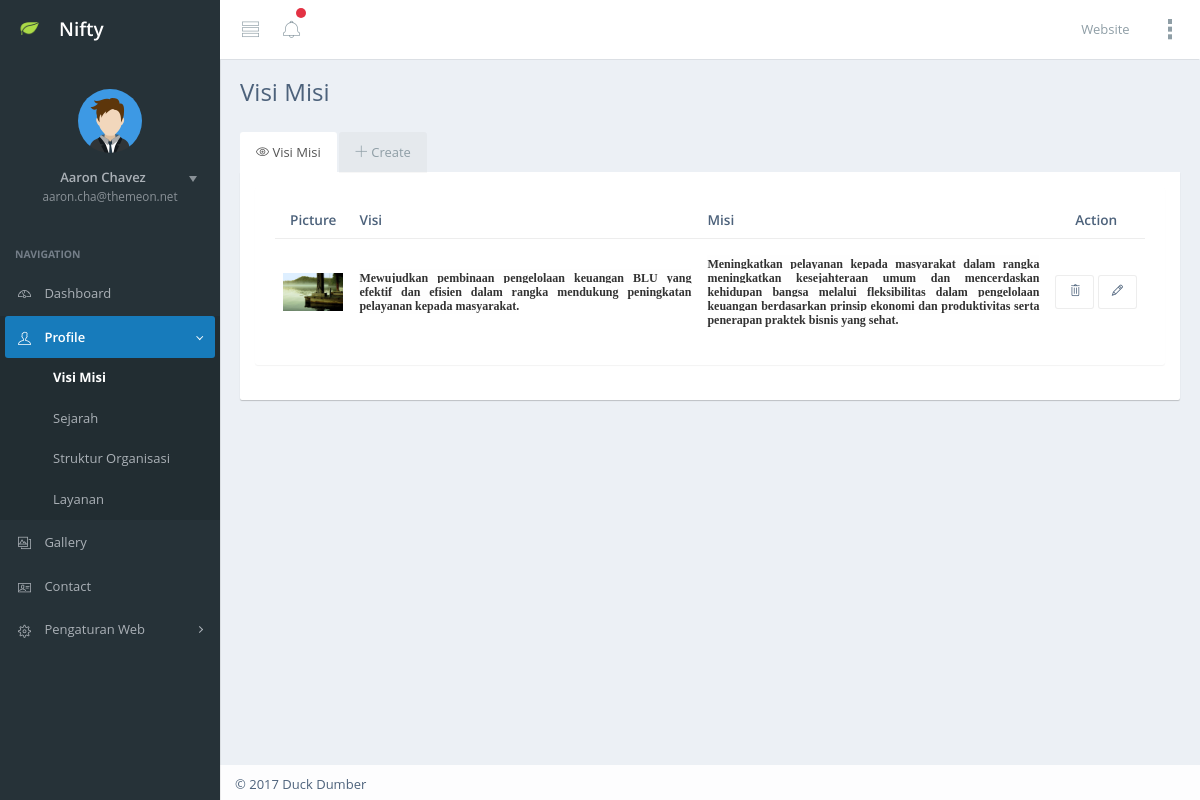
Screenshot of /index.php/admin/visimisi with the database file from the repository.
### tables this page shows
CREATE TABLE `tabel_visimisi` (
  `id_visimisi` int(12) NOT NULL,
  `foto_visimisi` text NOT NULL,
  `visi` text NOT NULL,
  `misi` text NOT NULL,
  `create_at` date NOT NULL,
  `update_at` date NOT NULL
);

### application/libraries/template.php (called while the page is built, shortened)
<?php
	class Template {
		protected $_ci ;
		function __construct()
		{
			$this->_ci = &get_instance();
		}
		public function halamanadmin($konten, $data = NULL)
		{
			$data['header']		= $this->_ci->load->view('admin/v_navbar', $data, TRUE);
			$data['konten'] 	= $this->_ci->load->view( $konten, $data, TRUE);
			$data['sidebar']	= $this->_ci->load->view('admin/v_sidebar',$data, TRUE);
			$data['footer']		= $this->_ci->load->view('admin/v_footer',$data,TRUE);
			$this->_ci->load->view('admin/mainadmin', $data);
		}
	}
?>

### application/controllers/Admin.php (called while the page is built, shortened)
<?php
class Admin extends CI_Controller {
	public function visimisi()
	{
		$data['datavisimisi'] = $this->webmodel->tampilvisimisi();
		$this->template->halamanadmin('admin/v_visimisi',$data);
	}
}

### index.php (called while the page is built, shortened)
<?php
require_once BASEPATH.'core/CodeIgniter.php';

### application/models/Webmodel.php (called while the page is built, shortened)
<?php
class Webmodel extends CI_Model {
  public function tampilvisimisi()
  {
    $query = $this->db->get('tabel_visimisi');
		$datavisimisi = $query->row_array();
		return $datavisimisi;
  }
}

### application/views/admin/v_visimisi.php (the view, shortened to what this page needs)
<div id="content-container">
    <div id="page-head">
        <div id="page-title">
            <h1 class="page-header text-overflow">Visi Misi</h1>
        </div>
        </div>
    <div id="page-content">
      <div class="row">
          <div class="col-lg-12">
              <div class="tab-base">
                  <ul class="nav nav-tabs">
                      <li class="active">
                        <a data-toggle="tab" href="#demo-lft-tab-1">
                            <i class="ti-eye"></i>
                            <span class="menu-title">Visi Misi</span>
                        </a>
                      </li>
                      <li>
                        <a data-toggle="tab" href="#demo-lft-tab-2">
                            <i class="ti-plus"></i>
                            <span class="menu-title">Create</span>
                        </a>
                      </li>
                  </ul>
                  <div class="tab-content">
                      <div id="demo-lft-tab-1" class="tab-pane fade active in">
                          <div class="row">
                              <div class="col-lg-12">
                                  <div class="panel">
                                      <div style="padding-bottom: 0px;" class="panel-body">
                                          <table class="table table-hover table-vcenter">
                                              <thead>
                                                  <tr>
                                                      <th class="min-width">Picture</th>
                                                      <th class="mi-width">Visi</th>
                                                      <th class="mi-width">Misi</th>
                                                      <th class="text-center">Action</th>
                                                  </tr>
                                              </thead>
                                              <tbody>
                                                  <tr>
                                                      <td class="text-center">
                                                        <img class="img-responsive" src="<?php echo base_url('assets/admin/img/penyimpananfoto'.'/'.$datavisimisi['foto_visimisi']); ?>" alt="Image">
                                                      </td>
                                                      <td>
                                                        <p class="text-main text-semibold">
                                                          <?php echo $datavisimisi['visi'] ?>
                                                        </p>
                                                      </td>
                                                      <td>
                                                        <p class="text-main text-semibold">
                                                          <?php echo $datavisimisi['misi'] ?>
                                                        </p>
                                                      </td>
                                                      <td>
                                                          <a href="<?php echo  site_url('admin/hapusvisimisi').'/'.$datavisimisi['id_visimisi'];?>">
                                                            <button class="btn btn-default"><i class="ti-trash"></i></button>
                                                          </a>
                                                          <a href="<?php echo  site_url('admin/editvisimisi').'/'.$datavisimisi['id_visimisi'];?>">
                                                            <button class="btn btn-default"><i class="ti-pencil"></i></button>
                                                          </a>
                                                      </td>
                                                  </tr>
                                              </tbody>
                                          </table>
                                      </div>
                                  </div>
                              </div>
                          </div>
                      </div>
                </div>
            </div>
        </div>
      </div>
    </div>
</div>

### application/views/admin/v_visimisi.php (style rules this page uses)
#container .table .mi-width { width: 40%; }

### rows the page displays
tabel_visimisi: foto_visimisi (picture), visi "Mewujudkan pembinaan pengelolaan keuangan BLU yang efektif dan efisien dalam rangka mendukung peningkatan pelayanan kepada masyarakat.", misi "Meningkatkan pelayanan kepada masyarakat dalam rangka meningkatkan kesejahteraan umum dan mencerdaskan kehidupan bangsa melalui fleksibilitas dalam pengelolaan keuangan berdasarkan prinsip ekonomi dan produktivitas serta penerapan praktek bisnis yang sehat."
